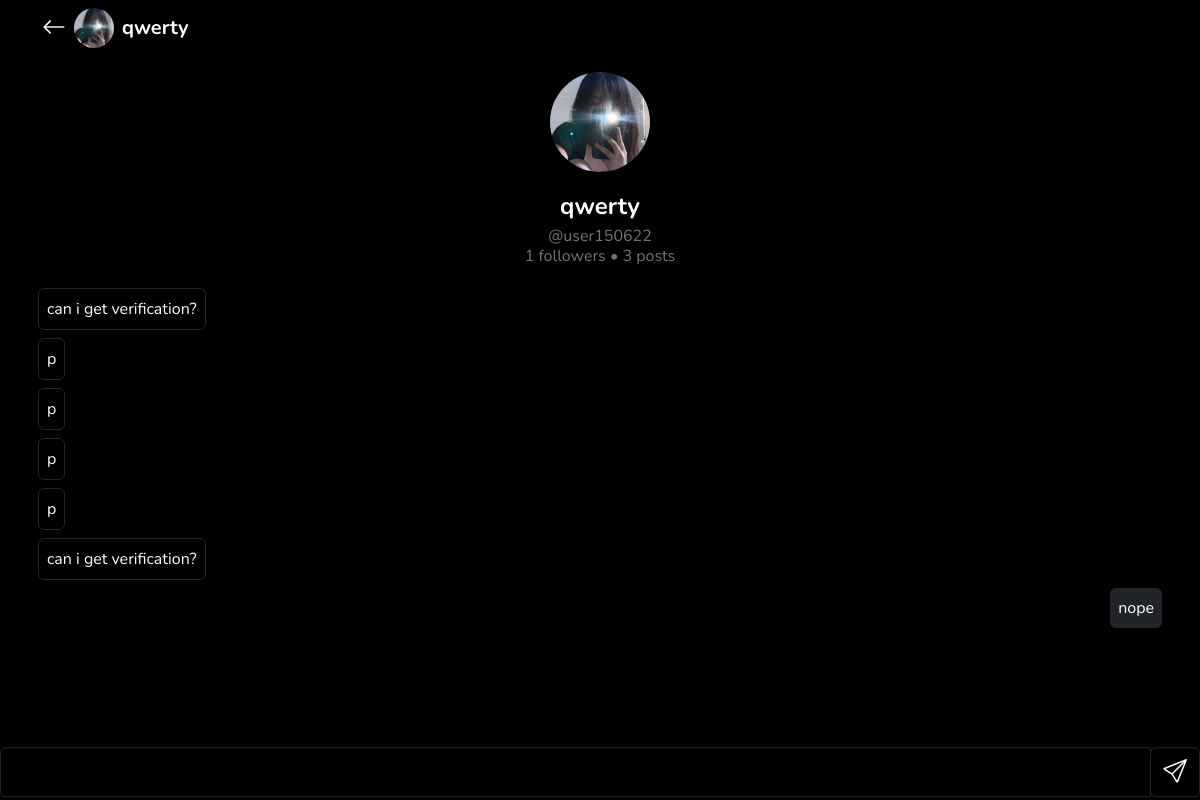
The page /chat/t/?direct=79 (signed in) on the database its author committed.
### tables this page shows
CREATE TABLE `users` (
  `user_id` int(11) NOT NULL,
  `role` varchar(25) DEFAULT NULL,
  `profile_picture` blob DEFAULT NULL,
  `verified` int(1) NOT NULL,
  `account` varchar(50) DEFAULT NULL,
  `theme` varchar(25) DEFAULT NULL,
  `username` varchar(75) DEFAULT NULL,
  `name` varchar(75) DEFAULT NULL,
  `password` varchar(255) DEFAULT NULL,
  `bio` text DEFAULT NULL,
  `followers` int(11) NOT NULL,
  `following` int(11) DEFAULT NULL,
  `joined` varchar(50) DEFAULT NULL
);

CREATE TABLE `direct_message` (
  `id` int(11) NOT NULL,
  `user_id` int(11) DEFAULT NULL,
  `people_id` int(11) DEFAULT NULL,
  `message` text DEFAULT NULL,
  `media` blob DEFAULT NULL,
  `time` timestamp NOT NULL DEFAULT current_timestamp() ON UPDATE current_timestamp()
);

### chat/t/index.php (the view, shortened to what this page needs)
<?php
require_once '../../init.php';
$userId = $_SESSION['myapp_login'];
$peopleId = $_GET['direct'];
$getFollowers = $db->query("SELECT * FROM followers WHERE user_id = '$peopleId'");
$getPosts = $db->query("SELECT * FROM posts WHERE user_id = '$peopleId'");
$followers = mysqli_num_rows($getFollowers);
$posts = mysqli_num_rows($getPosts);
$getListDirect = $db->query("SELECT * FROM direct_message WHERE(user_id = '$userId' AND people_id = '$peopleId') OR (user_id = '$peopleId' AND people_id = '$userId')");
$getUserDirect = $db->query("SELECT * FROM users WHERE user_id = '$peopleId'");
$getUserDirect = mysqli_fetch_assoc($getUserDirect);
$getData = $db->query("SELECT * FROM users WHERE user_id = '$userId'");
$getData = $getData->fetch_assoc();
$theme = $getData['theme'];
?>
<!DOCTYPE html>
<html lang="en">
<head>
    <link rel="stylesheet" href="https://cdnjs.cloudflare.com/ajax/libs/animate.css/4.1.1/animate.min.css" />
    <link rel="stylesheet" href="<?= BASEURL; ?>/assets/css/loading.min.css">
    <link rel="stylesheet" href="<?= BASEURL; ?>/assets/css/style.css">
    <link rel="stylesheet" href="<?= BASEURL; ?>/assets/css/bootstrap.min.css">
    <link rel="stylesheet" href="https://cdn.jsdelivr.net/npm/bootstrap-icons@1.10.2/font/bootstrap-icons.css">
</head>
<body class="<?= $theme == 'dark' ? 'bg-black text-white' : '' ?>">
    <?php if (isset($_SESSION['myapp_login'])) { ?>
        <nav id="nav" class="navbar fixed-top shadow-sm p-2" style="background: transparent;">
            <div class="container">
                <a href="javascript:history.back()" class="d-flex gap-2 nav-link">
                    <i class="bi bi-arrow-left my-auto fs-4 fw-bold"></i>
                    <div class="d-flex gap-2 fs-5">
                        <img src="<?= BASEURL ?>/assets/user_profile_picture/<?= $getUserDirect['profile_picture'] ?>" class="rounded-circle" width="40px" alt="<?= $getUserDirect['username'] ?>">
                        <p class="my-auto">
                            <span class="fw-bold">
                                <?= $getUserDirect['name']; ?>
                            </span>
                        </p>
                    </div>
                </a>
            </div>
        </nav>
    <?php } ?>
    <div class="container pt-2 mt-5 d-flex p-0">
        <div class="direct-message col-12 mt-3">
            <a href="<?= BASEURL ?>/profile/user/?id=<?= $getUserDirect['user_id'] ?>" class="nav-link">
                <img src="<?= BASEURL ?>/assets/user_profile_picture/<?= $getUserDirect['profile_picture'] ?>" class="rounded-circle mx-auto d-block mb-3" width="100px" alt="<?= $getUserDirect['username'] ?>">
                <p class="text-center mb-0 fw-bold fs-4">
                    <?= $getUserDirect['name']; ?>
                </p>
                <p class="text-center text-muted mb-0">@<?= $getUserDirect['username'] ?></p>
                <p class="text-center text-muted mb-0" style="transform: translateY(-15%)"><?= $followers ?> followers • <?= $posts ?> posts</p>
            </a>
            <div class="message mt-3 mb-5 pb-5" id="bodyMessage">
                <?php while ($fetch = mysqli_fetch_assoc($getListDirect)) :
                ?>
                    <?php if ($fetch['user_id'] == $_SESSION['myapp_login']) {
                    ?>
                        <div class="d-flex justify-content-end m-2">
                            <p class="shadow-sm text-light my-auto p-2 rounded <?= $theme == 'dark' ? 'bg-dark text-white' : 'bg-info' ?>" style="max-width: 90vw;"><?= $fetch['message'] ?></p>
                        </div>
                    <?php
                    } else { ?>
                        <div class="d-flex justify-content-start m-2">
                            <p class="shadow-sm my-auto p-2 rounded <?= $theme == 'dark' ? 'bg-black border border-dark text-white' : '' ?>" style="max-width: 90vw;"><?= $fetch['message'] ?></p>
                        </div>
                    <?php } ?>
                <?php endwhile; ?>
            </div>
            <div class="footer fixed-bottom" style="transform: translateY(20%);">
                <form action="" method="post">
                    <div class="input-group mb-3">
                        <input name="message" id="message" style="border: none;" class="form-control <?= $theme == 'dark' ? 'bg-black border border-dark text-white' : '' ?>"></inp>
                        <div class="input-group-append">
                            <button type="button" name="sendMessage" id="sendMessage" class="input-group-text shadow-sm <?= $theme == 'dark' ? 'border border-dark bg-black text-white' : '' ?>" style="border: none;" id="basic-addon2"><i class="bi bi-send fs-4"></i></button>
                        </div>
                    </div>
                </form>
            </div>
        </div>
    </div>
</body>
</html>

### assets/css/style.css (style rules this page uses)
:root { --navbar: #ffffff; --post: #ffffff; --fill: #ff3b5c; --background: #ffffff; --bg-muted: #bebebe49; --base-color: #303030; --hover-base-color: #000000; --white: #fff; }
* { font-family: Nunito; }
.navbar { background-color: var(--navbar); }

### rows shown on the page
users: profile_picture (picture), name "qwerty", username "user150622"
direct_message: message "can i get verification?"
direct_message: message "p"
direct_message: message "p"
direct_message: message "p"
direct_message: message "p"
direct_message: message "can i get verification?"
direct_message: message "nope"

### other values the page prints
$followers "1"
$posts "3"
